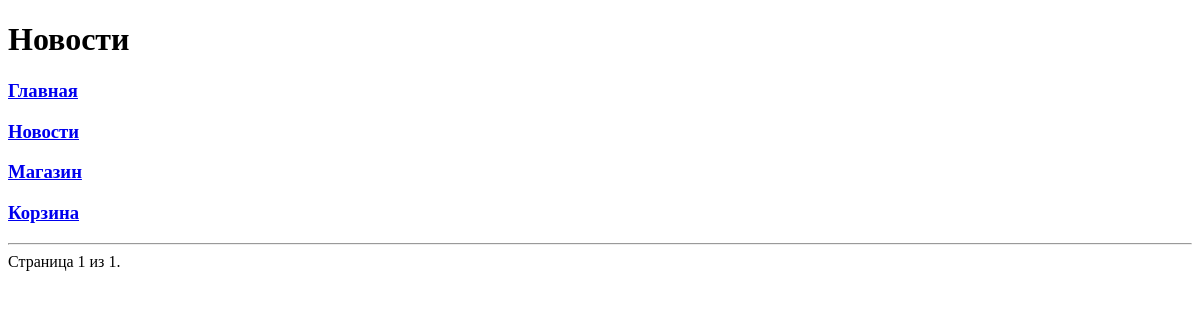
Page /platform/news/?page=2 on the earlier database version.
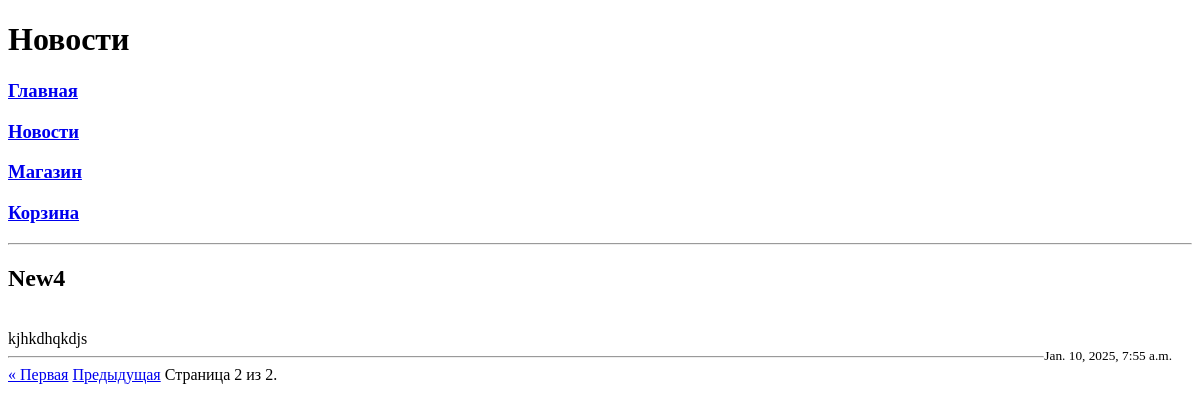
Same page on the later database version.
### task1/models.py (models this page shows, shortened)
class New(models.Model):
    title = models.CharField(max_length=100)
    content = models.TextField()
    date = models.DateTimeField(auto_now_add=True)

### task1/views.py (the view)
# urls.py: path('platform/news/', index_news),
def index_news(request):
    new = New.objects.all()
    paginator = Paginator(new, 3)
    page_number = request.GET.get('page')
    news = paginator.get_page(page_number)
    return render(request, 'news.html', {'news': news})

### templates/news.html (shortened to what this page needs)
{% extends 'menu.html' %}
{% block pagename %}<h1>Новости</h1>{% endblock %}
{% block menu %}{{ block.super }}{% endblock %}
{% block content %}
    <hr>
    {% for new in news %}
        <h2>{{ new.title }}</h2>
        <br>
        {{ new.content }}
        <br>
        <small style="float: right; margin-right: 20px;">{{ new.date }}</small>
        <hr>
    {% endfor %}
    <div class="pagination">
        <span class="step-links">
            {% if news.has_previous %}
                <a href="?page=1">&laquo; Первая</a>
                <a href="?page={{ news.previous_page_number }}">Предыдущая</a>
            {% endif %}
            <span class="current">
                Страница {{ news.number }} из {{ news.paginator.num_pages }}.
            </span>
        </span>
    </div>
{% endblock %}

Differences in the rows shown:
added New: title "New4", content "kjhkdhqkdjs", date "Jan. 10, 2025, 7:55 a.m."
Other differences:
{{ news.number }}: "1" → "2"
{{ news.paginator.num_pages }}: "1" → "2"
text now shown: "« Первая Предыдущая"
